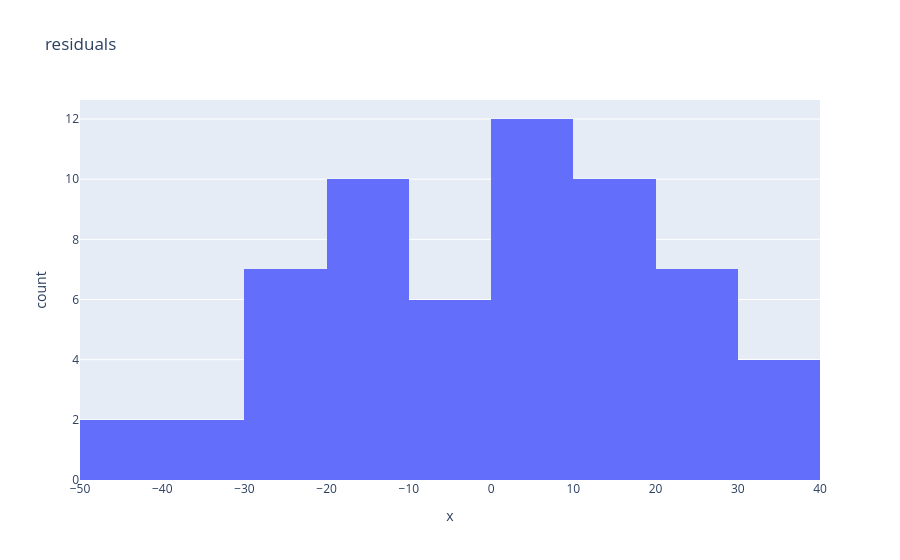

Source (notebook cell):
### Markdown cell above
## 3. Normality of residuals

### Code cell
print("skewness", round(stats.skew(residual), 3))
print("Shapiro-Wilk p-value", round(stats.shapiro(residual).pvalue, 3))   # above 0.05: no evidence against normality
px.histogram(x=residual, nbins=15, title="residuals")

### Figure 1 — Plotly figure (JSON) as saved in the notebook; plotly's stock layout.template omitted (floating-point values rounded to 4 significant figures)
{"data": [{"bingroup": "x", "hovertemplate": "x=%{x}<br>count=%{y}<extra></extra>", "legendgroup": "", "marker": {"color": "#636efa", "pattern": {"shape": ""}}, "name": "", "nbinsx": 15, "orientation": "v", "showlegend": false, "type": "histogram", "x": [32.31, 0.469, -31.33, 22.08, -19.48, 14.54, -13.06, -6.401, 39.2, -29.29, 4.752, -19.58, -3.007, -10.39, -21.26, 11.56, 8.624, -18.07, -4.941, 35.61, 20.12, 12.27, -26.32, -45.95, 3.378, -11.5, 10.97, 6.303, -12.76, 8.719, -14.22, 15.87, 8.465, 20.25, -20.2, 14.88, -3.58, 24.32, -18.93, 4.894, 22.49, -37.73, -28.4, -41.04, 11.19, 2.094, -12.96, 18.62, -22.48, 12.42, -2.292, 7.674, 20.01, 7.098, 0.7794, 33.59, -23.14, 20.91, -2.745, 10.59], "xaxis": "x", "yaxis": "y"}], "layout": {"barmode": "relative", "legend": {"tracegroupgap": 0}, "title": {"text": "residuals"}, "xaxis": {"anchor": "y", "domain": [0.0, 1.0], "title": {"text": "x"}}, "yaxis": {"anchor": "x", "domain": [0.0, 1.0], "title": {"text": "count"}}}}
